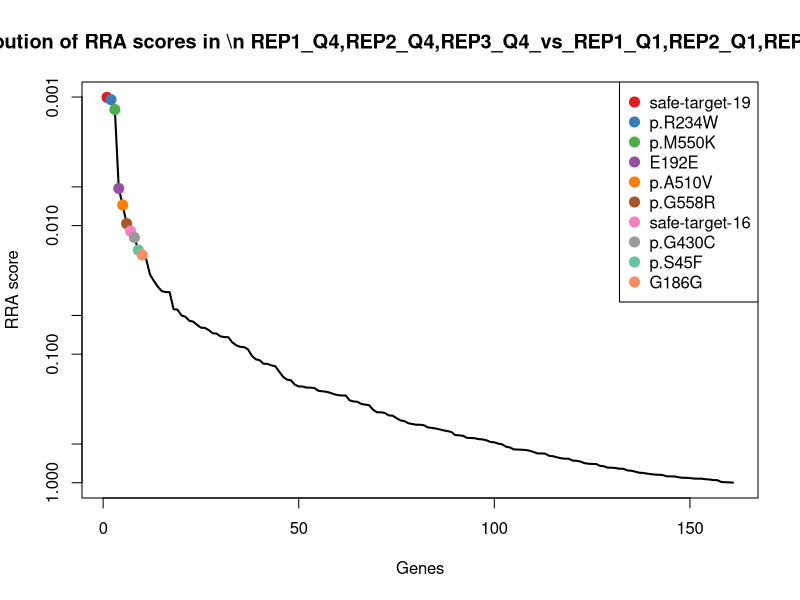
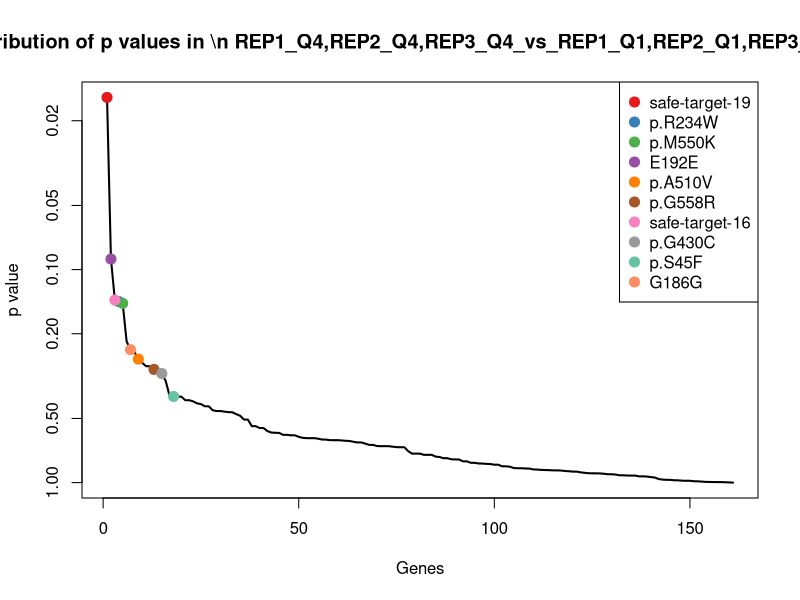
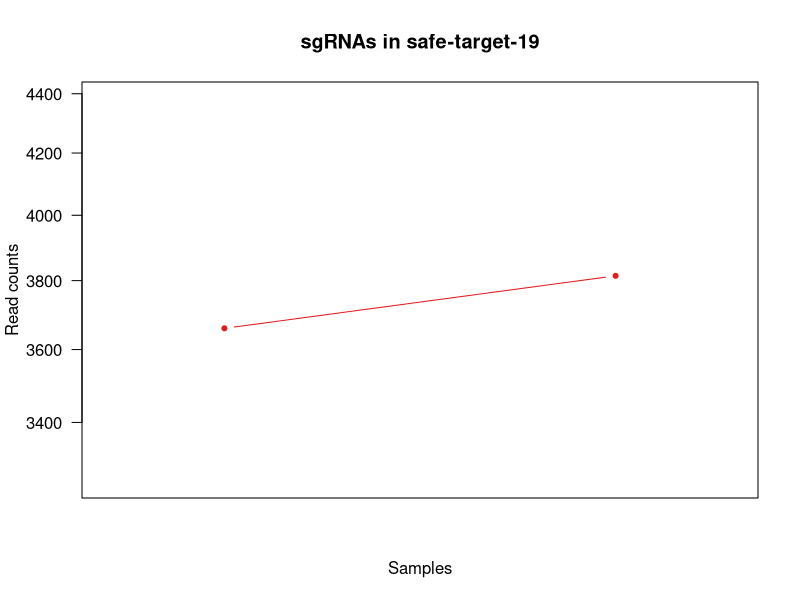

Recreate these plots in R, in order. (Note: this script raises an error after producing the figures.)
pdf(file='Q4_Q1_presort_PAIRED_controls.pdf',width=4.5,height=4.5);
gstable=read.table('Q4_Q1_presort_PAIRED_controls.gene_summary.txt',header=T)
# 
#
# parameters
# Do not modify the variables beginning with "__"

# gstablename='__GENE_SUMMARY_FILE__'
startindex=3
# outputfile='__OUTPUT_FILE__'
targetgenelist=c("safe-target-19","p.R234W","p.M550K","E192E","p.A510V","p.G558R","safe-target-16","p.G430C","p.S45F","G186G")
# samplelabel=sub('.\\w+.\\w+$','',colnames(gstable)[startindex]);
samplelabel='REP1_Q4,REP2_Q4,REP3_Q4_vs_REP1_Q1,REP2_Q1,REP3_Q1 neg.'


# You need to write some codes in front of this code:
# gstable=read.table(gstablename,header=T)
# pdf(file=outputfile,width=6,height=6)


# set up color using RColorBrewer
#library(RColorBrewer)
#colors <- brewer.pal(length(targetgenelist), "Set1")

colors=c( "#E41A1C", "#377EB8", "#4DAF4A", "#984EA3", "#FF7F00",  "#A65628", "#F781BF",
          "#999999", "#66C2A5", "#FC8D62", "#8DA0CB", "#E78AC3", "#A6D854", "#FFD92F", "#E5C494", "#B3B3B3", 
          "#8DD3C7", "#FFFFB3", "#BEBADA", "#FB8072", "#80B1D3", "#FDB462", "#B3DE69", "#FCCDE5",
          "#D9D9D9", "#BC80BD", "#CCEBC5", "#FFED6F")

######
# function definition

plotrankedvalues<-function(val, tglist, ...){
  
  plot(val,log='y',ylim=c(max(val),min(val)),type='l',lwd=2, ...)
  if(length(tglist)>0){
    for(i in 1:length(tglist)){
      targetgene=tglist[i];
      tx=which(names(val)==targetgene);ty=val[targetgene];
      points(tx,ty,col=colors[(i %% length(colors)) ],cex=2,pch=20)
      # text(tx+50,ty,targetgene,col=colors[i])
    }
    legend('topright',tglist,pch=20,pt.cex = 2,cex=1,col=colors)
  }
}



plotrandvalues<-function(val,targetgenelist, ...){
  # choose the one with the best distance distribution
  
  mindiffvalue=0;
  randval=val;
  for(i in 1:20){
    randval0=sample(val)
    vindex=sort(which(names(randval0) %in% targetgenelist))
    if(max(vindex)>0.9*length(val)){
      # print('pass...')
      next;
    }
    mindiffind=min(diff(vindex));
    if (mindiffind > mindiffvalue){
      mindiffvalue=mindiffind;
      randval=randval0;
      # print(paste('Diff: ',mindiffvalue))
    }
  }
  plot(randval,log='y',ylim=c(max(randval),min(randval)),pch=20,col='grey', ...)
  
  if(length(targetgenelist)>0){
    for(i in 1:length(targetgenelist)){
      targetgene=targetgenelist[i];
      tx=which(names(randval)==targetgene);ty=randval[targetgene];
      points(tx,ty,col=colors[(i %% length(colors)) ],cex=2,pch=20)
      text(tx+50,ty,targetgene,col=colors[i])
    }
  }
  
}




# set.seed(1235)



pvec=gstable[,startindex]
names(pvec)=gstable[,'id']
pvec=sort(pvec);

plotrankedvalues(pvec,targetgenelist,xlab='Genes',ylab='RRA score',main=paste('Distribution of RRA scores in \\n',samplelabel))

# plotrandvalues(pvec,targetgenelist,xlab='Genes',ylab='RRA score',main=paste('Distribution of RRA scores in \\n',samplelabel))


pvec=gstable[,startindex+1]
names(pvec)=gstable[,'id']
pvec=sort(pvec);

plotrankedvalues(pvec,targetgenelist,xlab='Genes',ylab='p value',main=paste('Distribution of p values in \\n',samplelabel))

# plotrandvalues(pvec,targetgenelist,xlab='Genes',ylab='p value',main=paste('Distribution of p values in \\n',samplelabel))



# you need to write after this code:
# dev.off()






# parameters
# Do not modify the variables beginning with "__"
targetmat=list(c(3659.478552002562,3813.5096363955945),c(3969.9618406683753,4077.3641070714148),c(4386.361468270618,3242.3147637457914))
targetgene="safe-target-19"
collabel=c("REP1_Q1","REP2_Q1","REP3_Q1","REP1_Q4","REP2_Q4","REP3_Q4")

# set up color using RColorBrewer
#library(RColorBrewer)
#colors <- brewer.pal(length(targetgenelist), "Set1")

colors=c( "#E41A1C", "#377EB8", "#4DAF4A", "#984EA3", "#FF7F00",  "#A65628", "#F781BF",
          "#999999", "#66C2A5", "#FC8D62", "#8DA0CB", "#E78AC3", "#A6D854", "#FFD92F", "#E5C494", "#B3B3B3", 
          "#8DD3C7", "#FFFFB3", "#BEBADA", "#FB8072", "#80B1D3", "#FDB462", "#B3DE69", "#FCCDE5",
          "#D9D9D9", "#BC80BD", "#CCEBC5", "#FFED6F")


## code

targetmatvec=unlist(targetmat)+1
yrange=range(targetmatvec[targetmatvec>0]);
# yrange[1]=1; # set the minimum value to 1
for(i in 1:length(targetmat)){
  vali=targetmat[[i]]+1;
  if(i==1){
    plot(1:length(vali),vali,type='b',las=1,pch=20,main=paste('sgRNAs in',targetgene),ylab='Read counts',xlab='Samples',xlim=c(0.7,length(vali)+0.3),ylim = yrange,col=colors[(i %% length(colors))],xaxt='n',log='y')
    axis(1,at=1:length(vali),labels=(collabel),las=2)
    # lines(0:100,rep(1,101),col='black');
  }else{
    lines(1:length(vali),vali,type='b',pch=20,col=colors[(i %% length(colors))])
  }
}




# parameters
# Do not modify the variables beginning with "__"
targetmat=list(c(397.9666721448057,192.65873348803896),c(347.53361477150685,228.85111919951814),c(479.69381061755354,238.58092448460567),c(283.8915348524836,152.99370012285445),c(215.68423899196586,157.14443518366912),c(213.54111569426578,184.9002164755694),c(38.88925134965528,152.99370012285445),c(63.25721496937515,95.35463299979922),c(69.11717271263674,52.48780338661325),c(55.74126026783924,124.66153343343697),c(137.9464567404446,86.2005882318185),c(120.69715234893283,93.04656054899621),c(27.2224759447587,21.532446683957296),c(27.436864324066327,17.545252471963057),c(18.56879266906659,14.314855469076342))
targetgene="p.R234W"
collabel=c("REP1_Q1","REP2_Q1","REP3_Q1","REP1_Q4","REP2_Q4","REP3_Q4")

# set up color using RColorBrewer
#library(RColorBrewer)
#colors <- brewer.pal(length(targetgenelist), "Set1")

colors=c( "#E41A1C", "#377EB8", "#4DAF4A", "#984EA3", "#FF7F00",  "#A65628", "#F781BF",
          "#999999", "#66C2A5", "#FC8D62", "#8DA0CB", "#E78AC3", "#A6D854", "#FFD92F", "#E5C494", "#B3B3B3", 
          "#8DD3C7", "#FFFFB3", "#BEBADA", "#FB8072", "#80B1D3", "#FDB462", "#B3DE69", "#FCCDE5",
          "#D9D9D9", "#BC80BD", "#CCEBC5", "#FFED6F")


## code

targetmatvec=unlist(targetmat)+1
yrange=range(targetmatvec[targetmatvec>0]);
# yrange[1]=1; # set the minimum value to 1
for(i in 1:length(targetmat)){
  vali=targetmat[[i]]+1;
  if(i==1){
    plot(1:length(vali),vali,type='b',las=1,pch=20,main=paste('sgRNAs in',targetgene),ylab='Read counts',xlab='Samples',xlim=c(0.7,length(vali)+0.3),ylim = yrange,col=colors[(i %% length(colors))],xaxt='n',log='y')
    axis(1,at=1:length(vali),labels=(collabel),las=2)
    # lines(0:100,rep(1,101),col='black');
  }else{
    lines(1:length(vali),vali,type='b',pch=20,col=colors[(i %% length(colors))])
  }
}




# parameters
# Do not modify the variables beginning with "__"
targetmat=list(c(184.07578972170168,123.52824676586027),c(288.0870754026965,187.65791774360488),c(236.23630673423605,180.1285979858773),c(88.14896972588531,67.99720005460199),c(101.36397097502282,73.2323581438458),c(81.4963678253478,81.11751432476593),c(150.37177188533377,70.26377338975539),c(128.0387001789762,68.65533575985545),c(94.90716253078479,88.27494205930411),c(163.3348556685522,152.99370012285445),c(202.72794195004565,159.4329463756643),c(179.49832913431035,214.72283203614512),c(181.48317296505797,126.92810676859037),c(192.82018538857727,144.17620509569642),c(206.31991854518432,242.15963835187478))
targetgene="p.M550K"
collabel=c("REP1_Q1","REP2_Q1","REP3_Q1","REP1_Q4","REP2_Q4","REP3_Q4")

# set up color using RColorBrewer
#library(RColorBrewer)
#colors <- brewer.pal(length(targetgenelist), "Set1")

colors=c( "#E41A1C", "#377EB8", "#4DAF4A", "#984EA3", "#FF7F00",  "#A65628", "#F781BF",
          "#999999", "#66C2A5", "#FC8D62", "#8DA0CB", "#E78AC3", "#A6D854", "#FFD92F", "#E5C494", "#B3B3B3", 
          "#8DD3C7", "#FFFFB3", "#BEBADA", "#FB8072", "#80B1D3", "#FDB462", "#B3DE69", "#FCCDE5",
          "#D9D9D9", "#BC80BD", "#CCEBC5", "#FFED6F")


## code

targetmatvec=unlist(targetmat)+1
yrange=range(targetmatvec[targetmatvec>0]);
# yrange[1]=1; # set the minimum value to 1
for(i in 1:length(targetmat)){
  vali=targetmat[[i]]+1;
  if(i==1){
    plot(1:length(vali),vali,type='b',las=1,pch=20,main=paste('sgRNAs in',targetgene),ylab='Read counts',xlab='Samples',xlim=c(0.7,length(vali)+0.3),ylim = yrange,col=colors[(i %% length(colors))],xaxt='n',log='y')
    axis(1,at=1:length(vali),labels=(collabel),las=2)
    # lines(0:100,rep(1,101),col='black');
  }else{
    lines(1:length(vali),vali,type='b',pch=20,col=colors[(i %% length(colors))])
  }
}




# parameters
# Do not modify the variables beginning with "__"
targetmat=list(c(112.77882891400031,77.06349339521557),c(47.25237744700312,57.97561686387793),c(148.5503413525327,90.66075130415015),c(106.2972870223911,80.46335339794568),c(83.07272809231195,55.68710567188275),c(94.90716253078479,72.76718196780473))
targetgene="E192E"
collabel=c("REP1_Q1","REP2_Q1","REP3_Q1","REP1_Q4","REP2_Q4","REP3_Q4")

# set up color using RColorBrewer
#library(RColorBrewer)
#colors <- brewer.pal(length(targetgenelist), "Set1")

colors=c( "#E41A1C", "#377EB8", "#4DAF4A", "#984EA3", "#FF7F00",  "#A65628", "#F781BF",
          "#999999", "#66C2A5", "#FC8D62", "#8DA0CB", "#E78AC3", "#A6D854", "#FFD92F", "#E5C494", "#B3B3B3", 
          "#8DD3C7", "#FFFFB3", "#BEBADA", "#FB8072", "#80B1D3", "#FDB462", "#B3DE69", "#FCCDE5",
          "#D9D9D9", "#BC80BD", "#CCEBC5", "#FFED6F")


## code

targetmatvec=unlist(targetmat)+1
yrange=range(targetmatvec[targetmatvec>0]);
# yrange[1]=1; # set the minimum value to 1
for(i in 1:length(targetmat)){
  vali=targetmat[[i]]+1;
  if(i==1){
    plot(1:length(vali),vali,type='b',las=1,pch=20,main=paste('sgRNAs in',targetgene),ylab='Read counts',xlab='Samples',xlim=c(0.7,length(vali)+0.3),ylim = yrange,col=colors[(i %% length(colors))],xaxt='n',log='y')
    axis(1,at=1:length(vali),labels=(collabel),las=2)
    # lines(0:100,rep(1,101),col='black');
  }else{
    lines(1:length(vali),vali,type='b',pch=20,col=colors[(i %% length(colors))])
  }
}




# parameters
# Do not modify the variables beginning with "__"
targetmat=list(c(60.92649378112661,120.12838676313017),c(89.16980905321557,59.50129099187472),c(51.57997963629608,66.80265885568959),c(137.40868810211532,92.92950674128937),c(131.84937577954096,106.79718895977513),c(166.08753442887337,79.9246097023429),c(143.89022999372455,55.531046711258284),c(137.18432162033164,75.52086933584098),c(122.76035153438467,103.78270215080347),c(33.70401783636791,46.46475337064469),c(35.05821552519586,38.904690263918084),c(28.884788596325805,54.87361263145931),c(33.70401783636791,21.532446683957296),c(24.388323843614515,8.391207703982332),c(55.70637800719977,7.157427734538171))
targetgene="p.A510V"
collabel=c("REP1_Q1","REP2_Q1","REP3_Q1","REP1_Q4","REP2_Q4","REP3_Q4")

# set up color using RColorBrewer
#library(RColorBrewer)
#colors <- brewer.pal(length(targetgenelist), "Set1")

colors=c( "#E41A1C", "#377EB8", "#4DAF4A", "#984EA3", "#FF7F00",  "#A65628", "#F781BF",
          "#999999", "#66C2A5", "#FC8D62", "#8DA0CB", "#E78AC3", "#A6D854", "#FFD92F", "#E5C494", "#B3B3B3", 
          "#8DD3C7", "#FFFFB3", "#BEBADA", "#FB8072", "#80B1D3", "#FDB462", "#B3DE69", "#FCCDE5",
          "#D9D9D9", "#BC80BD", "#CCEBC5", "#FFED6F")


## code

targetmatvec=unlist(targetmat)+1
yrange=range(targetmatvec[targetmatvec>0]);
# yrange[1]=1; # set the minimum value to 1
for(i in 1:length(targetmat)){
  vali=targetmat[[i]]+1;
  if(i==1){
    plot(1:length(vali),vali,type='b',las=1,pch=20,main=paste('sgRNAs in',targetgene),ylab='Read counts',xlab='Samples',xlim=c(0.7,length(vali)+0.3),ylim = yrange,col=colors[(i %% length(colors))],xaxt='n',log='y')
    axis(1,at=1:length(vali),labels=(collabel),las=2)
    # lines(0:100,rep(1,101),col='black');
  }else{
    lines(1:length(vali),vali,type='b',pch=20,col=colors[(i %% length(colors))])
  }
}




# parameters
# Do not modify the variables beginning with "__"
targetmat=list(c(340.9291034986446,232.32376685322345),c(340.67439869049025,248.6848828634764),c(251.7103006251249,229.03768750522147),c(282.59522647416173,206.25817349895934),c(298.7569670842778,160.95862050366108),c(248.6155018469471,242.15963835187478),c(112.77882891400031,47.598040038221384),c(54.111593528019704,28.987808431938966),c(52.611579229022,44.137471029652055),c(53.14864351119555,44.19818003549129),c(14.480567282146119,21.359437791955028),c(29.916388189051727,32.208424805421764),c(101.11205350910373,147.32726678497096),c(100.60183585490988,69.41817282385384),c(96.97036171623662,127.64079459926404))
targetgene="p.G558R"
collabel=c("REP1_Q1","REP2_Q1","REP3_Q1","REP1_Q4","REP2_Q4","REP3_Q4")

# set up color using RColorBrewer
#library(RColorBrewer)
#colors <- brewer.pal(length(targetgenelist), "Set1")

colors=c( "#E41A1C", "#377EB8", "#4DAF4A", "#984EA3", "#FF7F00",  "#A65628", "#F781BF",
          "#999999", "#66C2A5", "#FC8D62", "#8DA0CB", "#E78AC3", "#A6D854", "#FFD92F", "#E5C494", "#B3B3B3", 
          "#8DD3C7", "#FFFFB3", "#BEBADA", "#FB8072", "#80B1D3", "#FDB462", "#B3DE69", "#FCCDE5",
          "#D9D9D9", "#BC80BD", "#CCEBC5", "#FFED6F")


## code

targetmatvec=unlist(targetmat)+1
yrange=range(targetmatvec[targetmatvec>0]);
# yrange[1]=1; # set the minimum value to 1
for(i in 1:length(targetmat)){
  vali=targetmat[[i]]+1;
  if(i==1){
    plot(1:length(vali),vali,type='b',las=1,pch=20,main=paste('sgRNAs in',targetgene),ylab='Read counts',xlab='Samples',xlim=c(0.7,length(vali)+0.3),ylim = yrange,col=colors[(i %% length(colors))],xaxt='n',log='y')
    axis(1,at=1:length(vali),labels=(collabel),las=2)
    # lines(0:100,rep(1,101),col='black');
  }else{
    lines(1:length(vali),vali,type='b',pch=20,col=colors[(i %% length(colors))])
  }
}




# parameters
# Do not modify the variables beginning with "__"
targetmat=list(c(4985.602023025807,5700.431937910799),c(5712.9648603667,6719.831696761851),c(6752.850933983883,5556.549731246467))
targetgene="safe-target-16"
collabel=c("REP1_Q1","REP2_Q1","REP3_Q1","REP1_Q4","REP2_Q4","REP3_Q4")

# set up color using RColorBrewer
#library(RColorBrewer)
#colors <- brewer.pal(length(targetgenelist), "Set1")

colors=c( "#E41A1C", "#377EB8", "#4DAF4A", "#984EA3", "#FF7F00",  "#A65628", "#F781BF",
          "#999999", "#66C2A5", "#FC8D62", "#8DA0CB", "#E78AC3", "#A6D854", "#FFD92F", "#E5C494", "#B3B3B3", 
          "#8DD3C7", "#FFFFB3", "#BEBADA", "#FB8072", "#80B1D3", "#FDB462", "#B3DE69", "#FCCDE5",
          "#D9D9D9", "#BC80BD", "#CCEBC5", "#FFED6F")


## code

targetmatvec=unlist(targetmat)+1
yrange=range(targetmatvec[targetmatvec>0]);
# yrange[1]=1; # set the minimum value to 1
for(i in 1:length(targetmat)){
  vali=targetmat[[i]]+1;
  if(i==1){
    plot(1:length(vali),vali,type='b',las=1,pch=20,main=paste('sgRNAs in',targetgene),ylab='Read counts',xlab='Samples',xlim=c(0.7,length(vali)+0.3),ylim = yrange,col=colors[(i %% length(colors))],xaxt='n',log='y')
    axis(1,at=1:length(vali),labels=(collabel),las=2)
    # lines(0:100,rep(1,101),col='black');
  }else{
    lines(1:length(vali),vali,type='b',pch=20,col=colors[(i %% length(colors))])
  }
}




# parameters
# Do not modify the variables beginning with "__"
targetmat=list(c(9.074158648252899,20.399160016380595),c(17.52910776259793,12.2053930239743),c(18.56879266906659,25.050997070883597),c(50.556026754551866,38.53174669760779),c(53.34945840790675,72.46952107984741),c(87.68596538170334,101.39689290595742),c(0.0,1.1332866675766997),c(3.810675600564768,1.5256741279967876),c(0.0,9.543236979384227),c(298.1509270140238,143.92740678224087),c(342.9608040508291,217.40856323954222),c(255.83669899602856,150.30598242530158),c(150.37177188533377,128.06139343616707),c(194.34445562880316,123.57960436773979),c(165.05593483614746,140.76274544591735))
targetgene="p.G430C"
collabel=c("REP1_Q1","REP2_Q1","REP3_Q1","REP1_Q4","REP2_Q4","REP3_Q4")

# set up color using RColorBrewer
#library(RColorBrewer)
#colors <- brewer.pal(length(targetgenelist), "Set1")

colors=c( "#E41A1C", "#377EB8", "#4DAF4A", "#984EA3", "#FF7F00",  "#A65628", "#F781BF",
          "#999999", "#66C2A5", "#FC8D62", "#8DA0CB", "#E78AC3", "#A6D854", "#FFD92F", "#E5C494", "#B3B3B3", 
          "#8DD3C7", "#FFFFB3", "#BEBADA", "#FB8072", "#80B1D3", "#FDB462", "#B3DE69", "#FCCDE5",
          "#D9D9D9", "#BC80BD", "#CCEBC5", "#FFED6F")


## code

targetmatvec=unlist(targetmat)+1
yrange=range(targetmatvec[targetmatvec>0]);
# yrange[1]=1; # set the minimum value to 1
for(i in 1:length(targetmat)){
  vali=targetmat[[i]]+1;
  if(i==1){
    plot(1:length(vali),vali,type='b',las=1,pch=20,main=paste('sgRNAs in',targetgene),ylab='Read counts',xlab='Samples',xlim=c(0.7,length(vali)+0.3),ylim = yrange,col=colors[(i %% length(colors))],xaxt='n',log='y')
    axis(1,at=1:length(vali),labels=(collabel),las=2)
    # lines(0:100,rep(1,101),col='black');
  }else{
    lines(1:length(vali),vali,type='b',pch=20,col=colors[(i %% length(colors))])
  }
}




# parameters
# Do not modify the variables beginning with "__"
targetmat=list(c(47.96340999790818,32.86531335972429),c(54.873728648132655,80.09789171983135),c(67.05397352718491,62.03104036599748),c(108.8899037790348,50.997900040951485),c(74.68924177106945,48.8215720958972),c(82.52796741807373,82.31041894718896),c(54.4449518895174,47.598040038221384),c(77.73778225152127,57.97561686387793),c(62.92757515628122,67.99556347811262),c(366.8552710650815,230.05719351807005),c(310.95112900608507,231.13963039151332),c(360.0282578613466,215.91573665856814),c(38.88925134965528,58.930906713988385),c(32.771810164857,48.8215720958972),c(51.57997963629608,17.893569336345426))
targetgene="p.S45F"
collabel=c("REP1_Q1","REP2_Q1","REP3_Q1","REP1_Q4","REP2_Q4","REP3_Q4")

# set up color using RColorBrewer
#library(RColorBrewer)
#colors <- brewer.pal(length(targetgenelist), "Set1")

colors=c( "#E41A1C", "#377EB8", "#4DAF4A", "#984EA3", "#FF7F00",  "#A65628", "#F781BF",
          "#999999", "#66C2A5", "#FC8D62", "#8DA0CB", "#E78AC3", "#A6D854", "#FFD92F", "#E5C494", "#B3B3B3", 
          "#8DD3C7", "#FFFFB3", "#BEBADA", "#FB8072", "#80B1D3", "#FDB462", "#B3DE69", "#FCCDE5",
          "#D9D9D9", "#BC80BD", "#CCEBC5", "#FFED6F")


## code

targetmatvec=unlist(targetmat)+1
yrange=range(targetmatvec[targetmatvec>0]);
# yrange[1]=1; # set the minimum value to 1
for(i in 1:length(targetmat)){
  vali=targetmat[[i]]+1;
  if(i==1){
    plot(1:length(vali),vali,type='b',las=1,pch=20,main=paste('sgRNAs in',targetgene),ylab='Read counts',xlab='Samples',xlim=c(0.7,length(vali)+0.3),ylim = yrange,col=colors[(i %% length(colors))],xaxt='n',log='y')
    axis(1,at=1:length(vali),labels=(collabel),las=2)
    # lines(0:100,rep(1,101),col='black');
  }else{
    lines(1:length(vali),vali,type='b',pch=20,col=colors[(i %% length(colors))])
  }
}




# parameters
# Do not modify the variables beginning with "__"
targetmat=list(c(313.70662755388594,210.79132016926616),c(210.3492931511752,225.79977094352455),c(295.0374835196136,195.63635807737666),c(119.26037080560954,72.53034672490878),c(58.684404248697426,73.9951952078442),c(104.19155886531809,87.08203743688108))
targetgene="G186G"
collabel=c("REP1_Q1","REP2_Q1","REP3_Q1","REP1_Q4","REP2_Q4","REP3_Q4")

# set up color using RColorBrewer
#library(RColorBrewer)
#colors <- brewer.pal(length(targetgenelist), "Set1")

colors=c( "#E41A1C", "#377EB8", "#4DAF4A", "#984EA3", "#FF7F00",  "#A65628", "#F781BF",
          "#999999", "#66C2A5", "#FC8D62", "#8DA0CB", "#E78AC3", "#A6D854", "#FFD92F", "#E5C494", "#B3B3B3", 
          "#8DD3C7", "#FFFFB3", "#BEBADA", "#FB8072", "#80B1D3", "#FDB462", "#B3DE69", "#FCCDE5",
          "#D9D9D9", "#BC80BD", "#CCEBC5", "#FFED6F")


## code

targetmatvec=unlist(targetmat)+1
yrange=range(targetmatvec[targetmatvec>0]);
# yrange[1]=1; # set the minimum value to 1
for(i in 1:length(targetmat)){
  vali=targetmat[[i]]+1;
  if(i==1){
    plot(1:length(vali),vali,type='b',las=1,pch=20,main=paste('sgRNAs in',targetgene),ylab='Read counts',xlab='Samples',xlim=c(0.7,length(vali)+0.3),ylim = yrange,col=colors[(i %% length(colors))],xaxt='n',log='y')
    axis(1,at=1:length(vali),labels=(collabel),las=2)
    # lines(0:100,rep(1,101),col='black');
  }else{
    lines(1:length(vali),vali,type='b',pch=20,col=colors[(i %% length(colors))])
  }
}



# 
#
# parameters
# Do not modify the variables beginning with "__"

# gstablename='__GENE_SUMMARY_FILE__'
startindex=9
# outputfile='__OUTPUT_FILE__'
targetgenelist=c("p.A184G","p.S224F","p.N414I","safe-target-42","p.V369L","p.H274R","safe-target-34","R601R","safe-target-12","safe-target-35")
# samplelabel=sub('.\\w+.\\w+$','',colnames(gstable)[startindex]);
samplelabel='REP1_Q4,REP2_Q4,REP3_Q4_vs_REP1_Q1,REP2_Q1,REP3_Q1 pos.'


# You need to write some codes in front of this code:
# gstable=read.table(gstablename,header=T)
# pdf(file=outputfile,width=6,height=6)


# set up color using RColorBrewer
#library(RColorBrewer)
#colors <- brewer.pal(length(targetgenelist), "Set1")

colors=c( "#E41A1C", "#377EB8", "#4DAF4A", "#984EA3", "#FF7F00",  "#A65628", "#F781BF",
          "#999999", "#66C2A5", "#FC8D62", "#8DA0CB", "#E78AC3", "#A6D854", "#FFD92F", "#E5C494", "#B3B3B3", 
          "#8DD3C7", "#FFFFB3", "#BEBADA", "#FB8072", "#80B1D3", "#FDB462", "#B3DE69", "#FCCDE5",
          "#D9D9D9", "#BC80BD", "#CCEBC5", "#FFED6F")

######
# function definition

plotrankedvalues<-function(val, tglist, ...){
  
  plot(val,log='y',ylim=c(max(val),min(val)),type='l',lwd=2, ...)
  if(length(tglist)>0){
    for(i in 1:length(tglist)){
      targetgene=tglist[i];
      tx=which(names(val)==targetgene);ty=val[targetgene];
      points(tx,ty,col=colors[(i %% length(colors)) ],cex=2,pch=20)
      # text(tx+50,ty,targetgene,col=colors[i])
    }
    legend('topright',tglist,pch=20,pt.cex = 2,cex=1,col=colors)
  }
}



plotrandvalues<-function(val,targetgenelist, ...){
  # choose the one with the best distance distribution
  
  mindiffvalue=0;
  randval=val;
  for(i in 1:20){
    randval0=sample(val)
    vindex=sort(which(names(randval0) %in% targetgenelist))
    if(max(vindex)>0.9*length(val)){
      # print('pass...')
      next;
    }
    mindiffind=min(diff(vindex));
    if (mindiffind > mindiffvalue){
      mindiffvalue=mindiffind;
      randval=randval0;
      # print(paste('Diff: ',mindiffvalue))
    }
  }
  plot(randval,log='y',ylim=c(max(randval),min(randval)),pch=20,col='grey', ...)
  
  if(length(targetgenelist)>0){
    for(i in 1:length(targetgenelist)){
      targetgene=targetgenelist[i];
      tx=which(names(randval)==targetgene);ty=randval[targetgene];
      points(tx,ty,col=colors[(i %% length(colors)) ],cex=2,pch=20)
      text(tx+50,ty,targetgene,col=colors[i])
    }
  }
  
}




# set.seed(1235)



pvec=gstable[,startindex]
names(pvec)=gstable[,'id']
pvec=sort(pvec);

plotrankedvalues(pvec,targetgenelist,xlab='Genes',ylab='RRA score',main=paste('Distribution of RRA scores in \\n',samplelabel))

# plotrandvalues(pvec,targetgenelist,xlab='Genes',ylab='RRA score',main=paste('Distribution of RRA scores in \\n',samplelabel))


pvec=gstable[,startindex+1]
names(pvec)=gstable[,'id']
pvec=sort(pvec);

plotrankedvalues(pvec,targetgenelist,xlab='Genes',ylab='p value',main=paste('Distribution of p values in \\n',samplelabel))

# plotrandvalues(pvec,targetgenelist,xlab='Genes',ylab='p value',main=paste('Distribution of p values in \\n',samplelabel))



# you need to write after this code:
# dev.off()






# parameters
# Do not modify the variables beginning with "__"
targetmat=list(c(130.92714621050612,254.98950020475743),c(57.160134008471516,316.57738155933345),c(68.08557311991083,329.24167578875586),c(167.2237808035177,113.32866675766996),c(112.03386265660417,124.3424414317382),c(111.41275601439953,78.73170507991988),c(70.00065242937951,40.79832003276119),c(60.97080960903629,63.31547631186668),c(69.11717271263674,62.03104036599748),c(184.07578972170168,628.9741005050683),c(135.66005138010573,610.269651198715),c(160.92953646524376,561.8580771612463),c(58.33387702448292,53.26447337610489),c(49.53878280734198,41.95603851991166),c(85.62276619625149,34.59423405026782))
targetgene="p.A184G"
collabel=c("REP1_Q1","REP2_Q1","REP3_Q1","REP1_Q4","REP2_Q4","REP3_Q4")

# set up color using RColorBrewer
#library(RColorBrewer)
#colors <- brewer.pal(length(targetgenelist), "Set1")

colors=c( "#E41A1C", "#377EB8", "#4DAF4A", "#984EA3", "#FF7F00",  "#A65628", "#F781BF",
          "#999999", "#66C2A5", "#FC8D62", "#8DA0CB", "#E78AC3", "#A6D854", "#FFD92F", "#E5C494", "#B3B3B3", 
          "#8DD3C7", "#FFFFB3", "#BEBADA", "#FB8072", "#80B1D3", "#FDB462", "#B3DE69", "#FCCDE5",
          "#D9D9D9", "#BC80BD", "#CCEBC5", "#FFED6F")


## code

targetmatvec=unlist(targetmat)+1
yrange=range(targetmatvec[targetmatvec>0]);
# yrange[1]=1; # set the minimum value to 1
for(i in 1:length(targetmat)){
  vali=targetmat[[i]]+1;
  if(i==1){
    plot(1:length(vali),vali,type='b',las=1,pch=20,main=paste('sgRNAs in',targetgene),ylab='Read counts',xlab='Samples',xlim=c(0.7,length(vali)+0.3),ylim = yrange,col=colors[(i %% length(colors))],xaxt='n',log='y')
    axis(1,at=1:length(vali),labels=(collabel),las=2)
    # lines(0:100,rep(1,101),col='black');
  }else{
    lines(1:length(vali),vali,type='b',pch=20,col=colors[(i %% length(colors))])
  }
}




# parameters
# Do not modify the variables beginning with "__"
targetmat=list(c(211.29826566646037,276.52194688871475),c(211.11142827128813,188.42075480760326),c(205.2883189524584,262.4390169330662),c(307.22508566227674,441.9818003549129),c(253.79099499761355,463.80493491102345),c(232.10990836333235,421.09533171532905),c(54.4449518895174,29.465453356994193),c(11.432026801694304,44.24454971190684),c(23.726790632696197,40.55875716238297),c(128.33452945386244,273.12208688598463),c(148.61634842202594,276.90985423141694),c(165.05593483614746,310.1552018299874),c(94.63051161749452,79.33006673036898),c(85.35913345265081,109.08570015177031),c(59.83277637810345,95.43236979384227))
targetgene="p.S224F"
collabel=c("REP1_Q1","REP2_Q1","REP3_Q1","REP1_Q4","REP2_Q4","REP3_Q4")

# set up color using RColorBrewer
#library(RColorBrewer)
#colors <- brewer.pal(length(targetgenelist), "Set1")

colors=c( "#E41A1C", "#377EB8", "#4DAF4A", "#984EA3", "#FF7F00",  "#A65628", "#F781BF",
          "#999999", "#66C2A5", "#FC8D62", "#8DA0CB", "#E78AC3", "#A6D854", "#FFD92F", "#E5C494", "#B3B3B3", 
          "#8DD3C7", "#FFFFB3", "#BEBADA", "#FB8072", "#80B1D3", "#FDB462", "#B3DE69", "#FCCDE5",
          "#D9D9D9", "#BC80BD", "#CCEBC5", "#FFED6F")


## code

targetmatvec=unlist(targetmat)+1
yrange=range(targetmatvec[targetmatvec>0]);
# yrange[1]=1; # set the minimum value to 1
for(i in 1:length(targetmat)){
  vali=targetmat[[i]]+1;
  if(i==1){
    plot(1:length(vali),vali,type='b',las=1,pch=20,main=paste('sgRNAs in',targetgene),ylab='Read counts',xlab='Samples',xlim=c(0.7,length(vali)+0.3),ylim = yrange,col=colors[(i %% length(colors))],xaxt='n',log='y')
    axis(1,at=1:length(vali),labels=(collabel),las=2)
    # lines(0:100,rep(1,101),col='black');
  }else{
    lines(1:length(vali),vali,type='b',pch=20,col=colors[(i %% length(colors))])
  }
}




# parameters
# Do not modify the variables beginning with "__"
targetmat=list(c(375.9294297133344,362.6517336245439),c(205.77648243049748,384.46988025519045),c(247.5839022542212,254.08868457610507),c(252.78013377275934,364.9183069596973),c(242.35896819591923,366.92462778322744),c(232.10990836333235,235.0022106173366),c(432.9669983594955,405.7166269924585),c(242.35896819591923,402.7779697911519),c(275.43709125782107,317.31262956452554),c(282.59522647416173,226.65733351533993),c(166.1454561846239,266.23013533543946),c(172.27713198522892,184.9002164755694),c(229.44658296296618,130.32796677132046),c(113.55813289683009,249.44771992747476),c(92.84396334533295,145.53436393560946))
targetgene="p.N414I"
collabel=c("REP1_Q1","REP2_Q1","REP3_Q1","REP1_Q4","REP2_Q4","REP3_Q4")

# set up color using RColorBrewer
#library(RColorBrewer)
#colors <- brewer.pal(length(targetgenelist), "Set1")

colors=c( "#E41A1C", "#377EB8", "#4DAF4A", "#984EA3", "#FF7F00",  "#A65628", "#F781BF",
          "#999999", "#66C2A5", "#FC8D62", "#8DA0CB", "#E78AC3", "#A6D854", "#FFD92F", "#E5C494", "#B3B3B3", 
          "#8DD3C7", "#FFFFB3", "#BEBADA", "#FB8072", "#80B1D3", "#FDB462", "#B3DE69", "#FCCDE5",
          "#D9D9D9", "#BC80BD", "#CCEBC5", "#FFED6F")


## code

targetmatvec=unlist(targetmat)+1
yrange=range(targetmatvec[targetmatvec>0]);
# yrange[1]=1; # set the minimum value to 1
for(i in 1:length(targetmat)){
  vali=targetmat[[i]]+1;
  if(i==1){
    plot(1:length(vali),vali,type='b',las=1,pch=20,main=paste('sgRNAs in',targetgene),ylab='Read counts',xlab='Samples',xlim=c(0.7,length(vali)+0.3),ylim = yrange,col=colors[(i %% length(colors))],xaxt='n',log='y')
    axis(1,at=1:length(vali),labels=(collabel),las=2)
    # lines(0:100,rep(1,101),col='black');
  }else{
    lines(1:length(vali),vali,type='b',pch=20,col=colors[(i %% length(colors))])
  }
}




# parameters
# Do not modify the variables beginning with "__"
targetmat=list(c(444.63377376439206,469.1806803767537),c(313.2375343664239,2099.32760012358),c(463.1882171339388,390.07981153233027))
targetgene="safe-target-42"
collabel=c("REP1_Q1","REP2_Q1","REP3_Q1","REP1_Q4","REP2_Q4","REP3_Q4")

# set up color using RColorBrewer
#library(RColorBrewer)
#colors <- brewer.pal(length(targetgenelist), "Set1")

colors=c( "#E41A1C", "#377EB8", "#4DAF4A", "#984EA3", "#FF7F00",  "#A65628", "#F781BF",
          "#999999", "#66C2A5", "#FC8D62", "#8DA0CB", "#E78AC3", "#A6D854", "#FFD92F", "#E5C494", "#B3B3B3", 
          "#8DD3C7", "#FFFFB3", "#BEBADA", "#FB8072", "#80B1D3", "#FDB462", "#B3DE69", "#FCCDE5",
          "#D9D9D9", "#BC80BD", "#CCEBC5", "#FFED6F")


## code

targetmatvec=unlist(targetmat)+1
yrange=range(targetmatvec[targetmatvec>0]);
# yrange[1]=1; # set the minimum value to 1
for(i in 1:length(targetmat)){
  vali=targetmat[[i]]+1;
  if(i==1){
    plot(1:length(vali),vali,type='b',las=1,pch=20,main=paste('sgRNAs in',targetgene),ylab='Read counts',xlab='Samples',xlim=c(0.7,length(vali)+0.3),ylim = yrange,col=colors[(i %% length(colors))],xaxt='n',log='y')
    axis(1,at=1:length(vali),labels=(collabel),las=2)
    # lines(0:100,rep(1,101),col='black');
  }else{
    lines(1:length(vali),vali,type='b',pch=20,col=colors[(i %% length(colors))])
  }
}




# parameters
# Do not modify the variables beginning with "__"
targetmat=list(c(19.44462567482764,50.997900040951485),c(1.5242702402259072,2.2885111919951813),c(58.801176785377535,20.279378581191484),c(18.148317296505798,3.399860002730099),c(19.815513122936792,11.442555959975907),c(7.221197149081451,8.350332356961198),c(12.963083783218428,7.933006673036898),c(18.291242882710886,25.93646017594539),c(15.473993890888824,23.858092448460567),c(0.0,29.465453356994193),c(8.38348632124249,54.92426860788435),c(2.063199185451843,10.736141601807256),c(28.518784323080542,11.332866675766997),c(10.669891681581351,32.80199375193094),c(10.315995927259216,13.121950846653313))
targetgene="p.V369L"
collabel=c("REP1_Q1","REP2_Q1","REP3_Q1","REP1_Q4","REP2_Q4","REP3_Q4")

# set up color using RColorBrewer
#library(RColorBrewer)
#colors <- brewer.pal(length(targetgenelist), "Set1")

colors=c( "#E41A1C", "#377EB8", "#4DAF4A", "#984EA3", "#FF7F00",  "#A65628", "#F781BF",
          "#999999", "#66C2A5", "#FC8D62", "#8DA0CB", "#E78AC3", "#A6D854", "#FFD92F", "#E5C494", "#B3B3B3", 
          "#8DD3C7", "#FFFFB3", "#BEBADA", "#FB8072", "#80B1D3", "#FDB462", "#B3DE69", "#FCCDE5",
          "#D9D9D9", "#BC80BD", "#CCEBC5", "#FFED6F")


## code

targetmatvec=unlist(targetmat)+1
yrange=range(targetmatvec[targetmatvec>0]);
# yrange[1]=1; # set the minimum value to 1
for(i in 1:length(targetmat)){
  vali=targetmat[[i]]+1;
  if(i==1){
    plot(1:length(vali),vali,type='b',las=1,pch=20,main=paste('sgRNAs in',targetgene),ylab='Read counts',xlab='Samples',xlim=c(0.7,length(vali)+0.3),ylim = yrange,col=colors[(i %% length(colors))],xaxt='n',log='y')
    axis(1,at=1:length(vali),labels=(collabel),las=2)
    # lines(0:100,rep(1,101),col='black');
  }else{
    lines(1:length(vali),vali,type='b',pch=20,col=colors[(i %% length(colors))])
  }
}




# parameters
# Do not modify the variables beginning with "__"
targetmat=list(c(45.370793241264494,91.79622007371268),c(50.30091792745494,53.398594479887564),c(34.04278655995542,59.64523112115142),c(15.555700539862112,40.79832003276119),c(18.291242882710886,55.68710567188275),c(12.37919511271106,48.909089519344164),c(165.92747242519587,196.05859349076906),c(156.2376996231555,184.6065694876113),c(119.6655527562069,139.56984082349433),c(20.740934053149484,10.199580008190297),c(21.339783363162702,6.865533575985544),c(22.695191039970275,17.893569336345426),c(18.148317296505798,35.13188669487769),c(31.2475399246311,53.398594479887564),c(18.56879266906659,31.01552018299874))
targetgene="p.H274R"
collabel=c("REP1_Q1","REP2_Q1","REP3_Q1","REP1_Q4","REP2_Q4","REP3_Q4")

# set up color using RColorBrewer
#library(RColorBrewer)
#colors <- brewer.pal(length(targetgenelist), "Set1")

colors=c( "#E41A1C", "#377EB8", "#4DAF4A", "#984EA3", "#FF7F00",  "#A65628", "#F781BF",
          "#999999", "#66C2A5", "#FC8D62", "#8DA0CB", "#E78AC3", "#A6D854", "#FFD92F", "#E5C494", "#B3B3B3", 
          "#8DD3C7", "#FFFFB3", "#BEBADA", "#FB8072", "#80B1D3", "#FDB462", "#B3DE69", "#FCCDE5",
          "#D9D9D9", "#BC80BD", "#CCEBC5", "#FFED6F")


## code

targetmatvec=unlist(targetmat)+1
yrange=range(targetmatvec[targetmatvec>0]);
# yrange[1]=1; # set the minimum value to 1
for(i in 1:length(targetmat)){
  vali=targetmat[[i]]+1;
  if(i==1){
    plot(1:length(vali),vali,type='b',las=1,pch=20,main=paste('sgRNAs in',targetgene),ylab='Read counts',xlab='Samples',xlim=c(0.7,length(vali)+0.3),ylim = yrange,col=colors[(i %% length(colors))],xaxt='n',log='y')
    axis(1,at=1:length(vali),labels=(collabel),las=2)
    # lines(0:100,rep(1,101),col='black');
  }else{
    lines(1:length(vali),vali,type='b',pch=20,col=colors[(i %% length(colors))])
  }
}




# parameters
# Do not modify the variables beginning with "__"
targetmat=list(c(16.852008918183955,35.13188669487769),c(36.58248576542177,70.18100988785223),c(24.75839022542212,59.64523112115142))
targetgene="safe-target-34"
collabel=c("REP1_Q1","REP2_Q1","REP3_Q1","REP1_Q4","REP2_Q4","REP3_Q4")

# set up color using RColorBrewer
#library(RColorBrewer)
#colors <- brewer.pal(length(targetgenelist), "Set1")

colors=c( "#E41A1C", "#377EB8", "#4DAF4A", "#984EA3", "#FF7F00",  "#A65628", "#F781BF",
          "#999999", "#66C2A5", "#FC8D62", "#8DA0CB", "#E78AC3", "#A6D854", "#FFD92F", "#E5C494", "#B3B3B3", 
          "#8DD3C7", "#FFFFB3", "#BEBADA", "#FB8072", "#80B1D3", "#FDB462", "#B3DE69", "#FCCDE5",
          "#D9D9D9", "#BC80BD", "#CCEBC5", "#FFED6F")


## code

targetmatvec=unlist(targetmat)+1
yrange=range(targetmatvec[targetmatvec>0]);
# yrange[1]=1; # set the minimum value to 1
for(i in 1:length(targetmat)){
  vali=targetmat[[i]]+1;
  if(i==1){
    plot(1:length(vali),vali,type='b',las=1,pch=20,main=paste('sgRNAs in',targetgene),ylab='Read counts',xlab='Samples',xlim=c(0.7,length(vali)+0.3),ylim = yrange,col=colors[(i %% length(colors))],xaxt='n',log='y')
    axis(1,at=1:length(vali),labels=(collabel),las=2)
    # lines(0:100,rep(1,101),col='black');
  }else{
    lines(1:length(vali),vali,type='b',pch=20,col=colors[(i %% length(colors))])
  }
}




# parameters
# Do not modify the variables beginning with "__"
targetmat=list(c(127.03822107554059,197.19188015834575),c(187.4852395477866,265.46729827144105),c(149.58194094525862,225.45897363795237),c(82.96373621259794,151.86041345527775),c(128.0387001789762,83.91207703982332),c(127.91834949801428,140.76274544591735))
targetgene="R601R"
collabel=c("REP1_Q1","REP2_Q1","REP3_Q1","REP1_Q4","REP2_Q4","REP3_Q4")

# set up color using RColorBrewer
#library(RColorBrewer)
#colors <- brewer.pal(length(targetgenelist), "Set1")

colors=c( "#E41A1C", "#377EB8", "#4DAF4A", "#984EA3", "#FF7F00",  "#A65628", "#F781BF",
          "#999999", "#66C2A5", "#FC8D62", "#8DA0CB", "#E78AC3", "#A6D854", "#FFD92F", "#E5C494", "#B3B3B3", 
          "#8DD3C7", "#FFFFB3", "#BEBADA", "#FB8072", "#80B1D3", "#FDB462", "#B3DE69", "#FCCDE5",
          "#D9D9D9", "#BC80BD", "#CCEBC5", "#FFED6F")


## code

targetmatvec=unlist(targetmat)+1
yrange=range(targetmatvec[targetmatvec>0]);
# yrange[1]=1; # set the minimum value to 1
for(i in 1:length(targetmat)){
  vali=targetmat[[i]]+1;
  if(i==1){
    plot(1:length(vali),vali,type='b',las=1,pch=20,main=paste('sgRNAs in',targetgene),ylab='Read counts',xlab='Samples',xlim=c(0.7,length(vali)+0.3),ylim = yrange,col=colors[(i %% length(colors))],xaxt='n',log='y')
    axis(1,at=1:length(vali),labels=(collabel),las=2)
    # lines(0:100,rep(1,101),col='black');
  }else{
    lines(1:length(vali),vali,type='b',pch=20,col=colors[(i %% length(colors))])
  }
}




# parameters
# Do not modify the variables beginning with "__"
targetmat=list(c(0.0,57.79762004641169),c(22.101918483275654,45.77022383990363),c(34.04278655995542,15.50776009149937))
targetgene="safe-target-12"
collabel=c("REP1_Q1","REP2_Q1","REP3_Q1","REP1_Q4","REP2_Q4","REP3_Q4")

# set up color using RColorBrewer
#library(RColorBrewer)
#colors <- brewer.pal(length(targetgenelist), "Set1")

colors=c( "#E41A1C", "#377EB8", "#4DAF4A", "#984EA3", "#FF7F00",  "#A65628", "#F781BF",
          "#999999", "#66C2A5", "#FC8D62", "#8DA0CB", "#E78AC3", "#A6D854", "#FFD92F", "#E5C494", "#B3B3B3", 
          "#8DD3C7", "#FFFFB3", "#BEBADA", "#FB8072", "#80B1D3", "#FDB462", "#B3DE69", "#FCCDE5",
          "#D9D9D9", "#BC80BD", "#CCEBC5", "#FFED6F")


## code

targetmatvec=unlist(targetmat)+1
yrange=range(targetmatvec[targetmatvec>0]);
# yrange[1]=1; # set the minimum value to 1
for(i in 1:length(targetmat)){
  vali=targetmat[[i]]+1;
  if(i==1){
    plot(1:length(vali),vali,type='b',las=1,pch=20,main=paste('sgRNAs in',targetgene),ylab='Read counts',xlab='Samples',xlim=c(0.7,length(vali)+0.3),ylim = yrange,col=colors[(i %% length(colors))],xaxt='n',log='y')
    axis(1,at=1:length(vali),labels=(collabel),las=2)
    # lines(0:100,rep(1,101),col='black');
  }else{
    lines(1:length(vali),vali,type='b',pch=20,col=colors[(i %% length(colors))])
  }
}




# parameters
# Do not modify the variables beginning with "__"
targetmat=list(c(1318.345620753314,1754.3277614087312),c(1524.2702402259072,2128.315408555519),c(1807.3624864558146,1845.423450888425))
targetgene="safe-target-35"
collabel=c("REP1_Q1","REP2_Q1","REP3_Q1","REP1_Q4","REP2_Q4","REP3_Q4")

# set up color using RColorBrewer
#library(RColorBrewer)
#colors <- brewer.pal(length(targetgenelist), "Set1")

colors=c( "#E41A1C", "#377EB8", "#4DAF4A", "#984EA3", "#FF7F00",  "#A65628", "#F781BF",
          "#999999", "#66C2A5", "#FC8D62", "#8DA0CB", "#E78AC3", "#A6D854", "#FFD92F", "#E5C494", "#B3B3B3", 
          "#8DD3C7", "#FFFFB3", "#BEBADA", "#FB8072", "#80B1D3", "#FDB462", "#B3DE69", "#FCCDE5",
          "#D9D9D9", "#BC80BD", "#CCEBC5", "#FFED6F")


## code

targetmatvec=unlist(targetmat)+1
yrange=range(targetmatvec[targetmatvec>0]);
# yrange[1]=1; # set the minimum value to 1
for(i in 1:length(targetmat)){
  vali=targetmat[[i]]+1;
  if(i==1){
    plot(1:length(vali),vali,type='b',las=1,pch=20,main=paste('sgRNAs in',targetgene),ylab='Read counts',xlab='Samples',xlim=c(0.7,length(vali)+0.3),ylim = yrange,col=colors[(i %% length(colors))],xaxt='n',log='y')
    axis(1,at=1:length(vali),labels=(collabel),las=2)
    # lines(0:100,rep(1,101),col='black');
  }else{
    lines(1:length(vali),vali,type='b',pch=20,col=colors[(i %% length(colors))])
  }
}



dev.off()
Sweave("Q4_Q1_presort_PAIRED_controls_summary.Rnw");
library(tools);

texi2dvi("Q4_Q1_presort_PAIRED_controls_summary.tex",pdf=TRUE);

